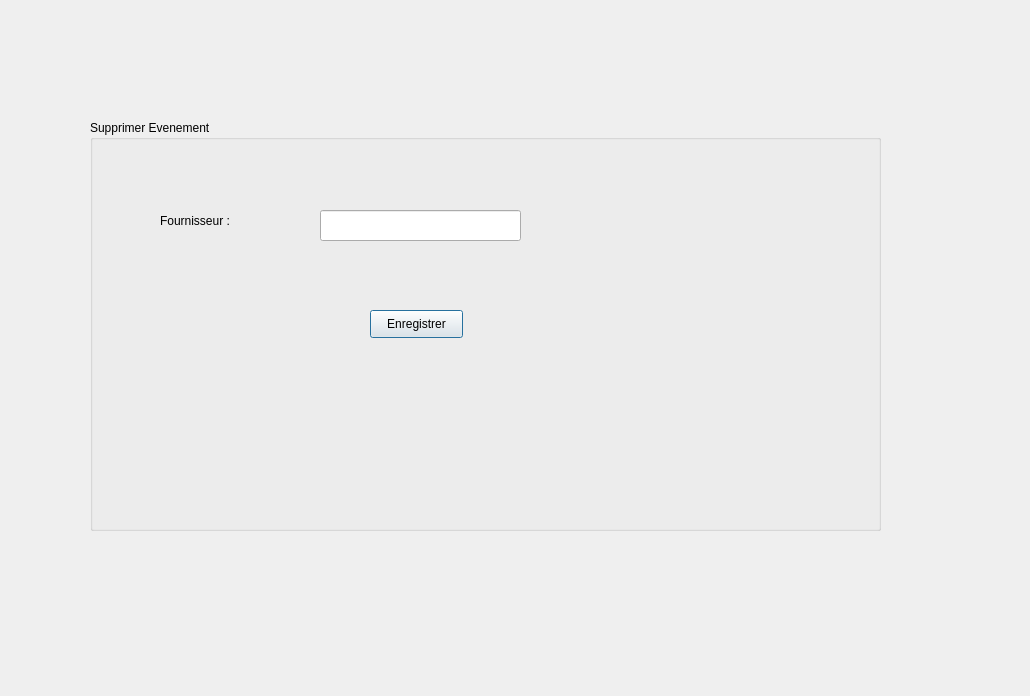
<?xml version="1.0" encoding="UTF-8"?>
<ui version="4.0">
 <class>SuppEvent</class>
 <widget class="QDialog" name="SuppEvent">
  <property name="geometry">
   <rect>
    <x>0</x>
    <y>0</y>
    <width>1030</width>
    <height>696</height>
   </rect>
  </property>
  <property name="windowTitle">
   <string>Dialog</string>
  </property>
  <widget class="QGroupBox" name="groupBox">
   <property name="geometry">
    <rect>
     <x>90</x>
     <y>120</y>
     <width>791</width>
     <height>411</height>
    </rect>
   </property>
   <property name="title">
    <string>Supprimer Evenement</string>
   </property>
   <widget class="QLabel" name="label">
    <property name="geometry">
     <rect>
      <x>70</x>
      <y>75</y>
      <width>121</width>
      <height>51</height>
     </rect>
    </property>
    <property name="text">
     <string>Fournisseur :</string>
    </property>
   </widget>
   <widget class="QLineEdit" name="le_id_event_supp">
    <property name="geometry">
     <rect>
      <x>230</x>
      <y>90</y>
      <width>201</width>
      <height>31</height>
     </rect>
    </property>
   </widget>
   <widget class="QPushButton" name="pushButton_event_supp">
    <property name="geometry">
     <rect>
      <x>280</x>
      <y>190</y>
      <width>93</width>
      <height>28</height>
     </rect>
    </property>
    <property name="text">
     <string>Enregistrer</string>
    </property>
   </widget>
  </widget>
 </widget>
 <resources/>
 <connections/>
</ui>
